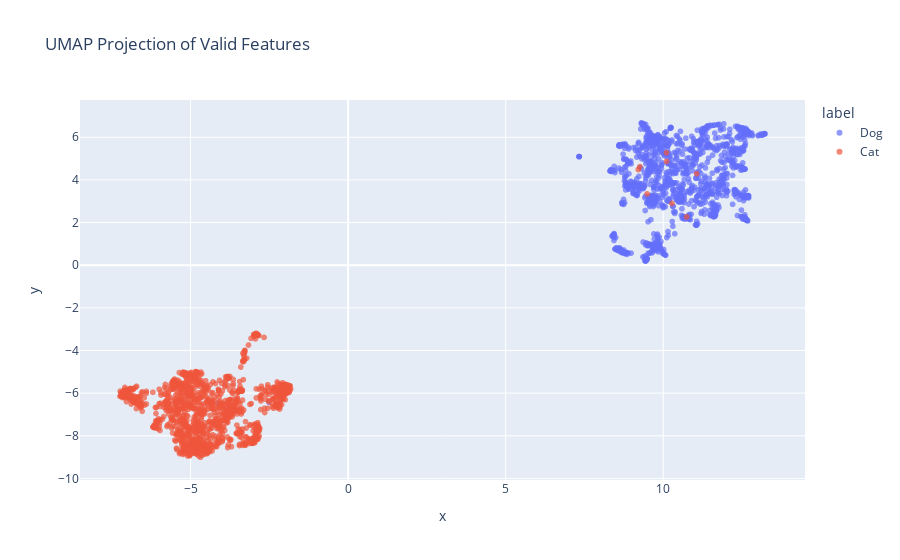

Here is the notebook cell this chart was saved with:
### Code cell
import umap
import numpy as np
import plotly.express as px
import pandas as pd

# Create a UMAP projection of the valid features
# UMAP (Uniform Manifold Approximation and Projection) is a dimensionality reduction technique
# that is particularly well-suited for visualizing high-dimensional data.

# Assuming valid_features is a list of tuples where each tuple contains (label, file_path, feature_vector)
# Extract the feature vectors from valid_features and convert them to a numpy array
feature_vectors = np.array([x[2] for x in valid_features])

# Initialize the UMAP model with desired parameters
# n_neighbors: The size of the local neighborhood (in terms of number of neighboring sample points) used for manifold approximation
# min_dist: The minimum distance between points in the low-dimensional space
# n_components: The number of dimensions of the low-dimensional space (2D in this case)
# random_state: Seed for the random number generator to ensure reproducibility
umap_model = umap.UMAP(n_neighbors=15, min_dist=0.1, n_components=2, random_state=271828)

# Fit the UMAP model to the feature vectors and transform them into a 2D projection
valid_features_umap = umap_model.fit_transform(feature_vectors)

# valid_features_umap now contains the 2D coordinates of the valid features in the UMAP projection

# Create a DataFrame from the UMAP projection
# The DataFrame will have columns "x" and "y" for the 2D coordinates
df = pd.DataFrame(valid_features_umap, columns=["x", "y"])

# Add the labels to the DataFrame
# Extract the labels from valid_features and map them to "Cat" and "Dog"
df["label"] = [x[0] for x in valid_features]
df["label"] = df["label"].map({0: "Cat", 1: "Dog"})

# Plot the UMAP projection with uniform opacity
# Use Plotly Express to create a scatter plot of the UMAP projection
# Color the points by their labels ("Cat" or "Dog")
fig = px.scatter(df, x="x", y="y", color="label", title="UMAP Projection of Valid Features", opacity=0.7)

# Show the plot
fig.show()

### Figure 1 — Plotly figure (JSON) as saved in the notebook; plotly's stock layout.template omitted (floating-point values rounded to 4 significant figures; data arrays with more than 128 entries replaced by an {"elided": "..."} marker saying what was removed)
{"data": [{"hovertemplate": "label=Dog<br>x=%{x}<br>y=%{y}<extra></extra>", "legendgroup": "Dog", "marker": {"color": "#636efa", "opacity": 0.7, "symbol": "circle"}, "mode": "markers", "name": "Dog", "showlegend": true, "type": "scattergl", "x": {"elided": "1239 float values"}, "xaxis": "x", "y": {"elided": "1239 float values"}, "yaxis": "y"}, {"hovertemplate": "label=Cat<br>x=%{x}<br>y=%{y}<extra></extra>", "legendgroup": "Cat", "marker": {"color": "#EF553B", "opacity": 0.7, "symbol": "circle"}, "mode": "markers", "name": "Cat", "showlegend": true, "type": "scattergl", "x": {"elided": "1253 float values"}, "xaxis": "x", "y": {"elided": "1253 float values"}, "yaxis": "y"}], "layout": {"legend": {"title": {"text": "label"}, "tracegroupgap": 0}, "title": {"text": "UMAP Projection of Valid Features"}, "xaxis": {"anchor": "y", "domain": [0, 1], "title": {"text": "x"}}, "yaxis": {"anchor": "x", "domain": [0, 1], "title": {"text": "y"}}}}
